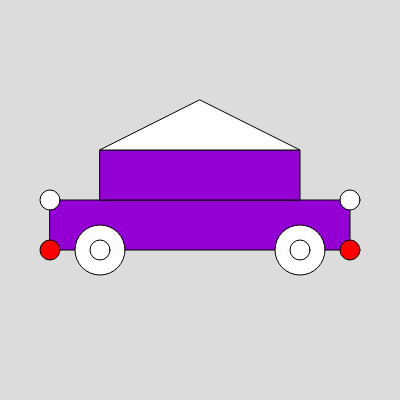
Frame 1 (no input)
Frame 60 (no input): identical to frame 1, image omitted
Frame 120 (the mouse pressed at the canvas centre since frame 60): identical to frame 1, image omitted

The p5.js sketch that drew this single still picture (run headless with seeded random() and noise() and a simulated clock; from frame 60 on, the mouse is pressed at the canvas centre):

// p5.js sketch
// ── sketch.js
function setup() {
    createCanvas(400, 400);
  }
  
  function draw() {
    background(220);
    
    //body of the car 
    // rect ( x, y, width, height)
    fill(148, 0, 211);
    rect(50, 200, 300, 50);
    rect ( 100, 150, 200, 50);
    
    // wheels 
    fill (255);
    // ellipse ( x, y, width, height)
    ellipse ( 100, 250, 50, 50);
    ellipse ( 300, 250, 50, 50);
    ellipse ( 100, 250, 20, 20);
    ellipse ( 300, 250, 20, 20);
    
    // roof 
    // triangle ( x1, y1, x2, y2, x3, y3 )
    triangle ( 100, 150, 300, 150, 200, 100);
    
    // headlights
    fill ( 255);
    ellipse ( 50, 200, 20, 20);
    ellipse ( 350, 200, 20, 20);
    
    //taillights
    fill ( 255, 0, 0);
    ellipse ( 50, 250, 20, 20);
    ellipse ( 350, 250, 20, 20);
    
  }
